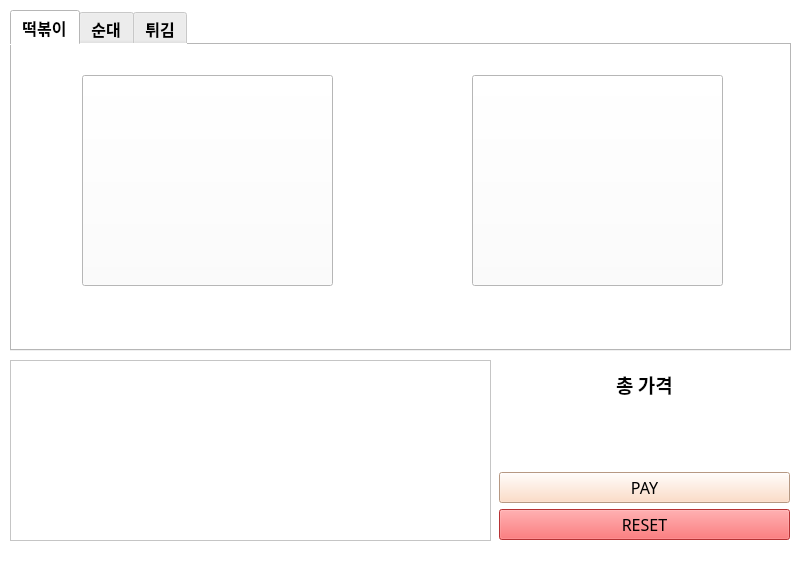
<?xml version="1.0" encoding="UTF-8"?>
<ui version="4.0">
 <class>MainWindow</class>
 <widget class="QMainWindow" name="MainWindow">
  <property name="geometry">
   <rect>
    <x>0</x>
    <y>0</y>
    <width>801</width>
    <height>584</height>
   </rect>
  </property>
  <property name="windowTitle">
   <string>Project 1</string>
  </property>
  <property name="autoFillBackground">
   <bool>false</bool>
  </property>
  <property name="styleSheet">
   <string notr="true">background-color: rgb(255, 255, 255);</string>
  </property>
  <widget class="QWidget" name="centralwidget">
   <widget class="QWidget" name="verticalLayoutWidget">
    <property name="geometry">
     <rect>
      <x>10</x>
      <y>10</y>
      <width>781</width>
      <height>341</height>
     </rect>
    </property>
    <layout class="QVBoxLayout" name="verticalLayout">
     <item>
      <widget class="QTabWidget" name="tabWidget">
       <property name="font">
        <font>
         <family>나눔고딕</family>
         <pointsize>12</pointsize>
         <weight>75</weight>
         <bold>true</bold>
        </font>
       </property>
       <property name="styleSheet">
        <string notr="true"/>
       </property>
       <property name="currentIndex">
        <number>0</number>
       </property>
       <widget class="QWidget" name="tab">
        <attribute name="title">
         <string>떡볶이</string>
        </attribute>
        <widget class="QPushButton" name="btn_milddeok">
         <property name="geometry">
          <rect>
           <x>70</x>
           <y>30</y>
           <width>251</width>
           <height>211</height>
          </rect>
         </property>
         <property name="styleSheet">
          <string notr="true">border-image: url(:/food/밀떡-1.jpg);</string>
         </property>
         <property name="text">
          <string/>
         </property>
        </widget>
        <widget class="QPushButton" name="btn_ssalddeok">
         <property name="geometry">
          <rect>
           <x>460</x>
           <y>30</y>
           <width>251</width>
           <height>211</height>
          </rect>
         </property>
         <property name="styleSheet">
          <string notr="true">border-image: url(:/food/쌀떡-1.jpg);</string>
         </property>
         <property name="text">
          <string/>
         </property>
        </widget>
       </widget>
       <widget class="QWidget" name="tab_2">
        <attribute name="title">
         <string>순대</string>
        </attribute>
        <widget class="QPushButton" name="btn_chapsundae">
         <property name="geometry">
          <rect>
           <x>50</x>
           <y>60</y>
           <width>301</width>
           <height>191</height>
          </rect>
         </property>
         <property name="autoFillBackground">
          <bool>false</bool>
         </property>
         <property name="styleSheet">
          <string notr="true">border-image: url(:/food/찹쌀순대 -1.jpg);</string>
         </property>
         <property name="text">
          <string/>
         </property>
        </widget>
        <widget class="QPushButton" name="btn_squidsundae">
         <property name="geometry">
          <rect>
           <x>410</x>
           <y>60</y>
           <width>301</width>
           <height>191</height>
          </rect>
         </property>
         <property name="autoFillBackground">
          <bool>false</bool>
         </property>
         <property name="styleSheet">
          <string notr="true">border-image: url(:/food/오징어 순대-1.jfif);</string>
         </property>
         <property name="text">
          <string/>
         </property>
        </widget>
       </widget>
       <widget class="QWidget" name="tab_3">
        <attribute name="title">
         <string>튀김</string>
        </attribute>
        <widget class="QPushButton" name="btn_gimmari">
         <property name="geometry">
          <rect>
           <x>20</x>
           <y>60</y>
           <width>221</width>
           <height>191</height>
          </rect>
         </property>
         <property name="autoFillBackground">
          <bool>false</bool>
         </property>
         <property name="styleSheet">
          <string notr="true">border-image: url(:/food/김말이 튀김-1.jfif);</string>
         </property>
         <property name="text">
          <string/>
         </property>
        </widget>
        <widget class="QPushButton" name="btn_squidtuigim">
         <property name="geometry">
          <rect>
           <x>280</x>
           <y>60</y>
           <width>221</width>
           <height>191</height>
          </rect>
         </property>
         <property name="autoFillBackground">
          <bool>false</bool>
         </property>
         <property name="styleSheet">
          <string notr="true">border-image: url(:/food/오징어 튀김-1.jfif);</string>
         </property>
         <property name="text">
          <string/>
         </property>
        </widget>
        <widget class="QPushButton" name="btn_shrimptuigim">
         <property name="geometry">
          <rect>
           <x>540</x>
           <y>60</y>
           <width>221</width>
           <height>191</height>
          </rect>
         </property>
         <property name="autoFillBackground">
          <bool>false</bool>
         </property>
         <property name="styleSheet">
          <string notr="true">border-image: url(:/food/새우 튀김-1.jfif);</string>
         </property>
         <property name="text">
          <string/>
         </property>
        </widget>
       </widget>
      </widget>
     </item>
    </layout>
   </widget>
   <widget class="QWidget" name="verticalLayoutWidget_2">
    <property name="geometry">
     <rect>
      <x>10</x>
      <y>360</y>
      <width>481</width>
      <height>181</height>
     </rect>
    </property>
    <layout class="QVBoxLayout" name="verticalLayout_2">
     <item>
      <widget class="QListView" name="foodList"/>
     </item>
    </layout>
   </widget>
   <widget class="QWidget" name="verticalLayoutWidget_3">
    <property name="geometry">
     <rect>
      <x>499</x>
      <y>359</y>
      <width>291</width>
      <height>181</height>
     </rect>
    </property>
    <layout class="QVBoxLayout" name="verticalLayout_3">
     <item>
      <widget class="QLabel" name="label">
       <property name="font">
        <font>
         <family>나눔고딕</family>
         <pointsize>14</pointsize>
         <weight>75</weight>
         <bold>true</bold>
        </font>
       </property>
       <property name="text">
        <string>총 가격</string>
       </property>
       <property name="alignment">
        <set>Qt::AlignCenter</set>
       </property>
      </widget>
     </item>
     <item>
      <widget class="QLabel" name="totalPrice">
       <property name="font">
        <font>
         <family>나눔고딕</family>
         <pointsize>26</pointsize>
        </font>
       </property>
       <property name="text">
        <string/>
       </property>
       <property name="alignment">
        <set>Qt::AlignCenter</set>
       </property>
      </widget>
     </item>
     <item>
      <widget class="QPushButton" name="btn_pay">
       <property name="font">
        <font>
         <family>나눔고딕</family>
         <pointsize>12</pointsize>
        </font>
       </property>
       <property name="styleSheet">
        <string notr="true">background-color: rgb(255, 213, 184);</string>
       </property>
       <property name="text">
        <string>PAY</string>
       </property>
      </widget>
     </item>
     <item>
      <widget class="QPushButton" name="btn_reset">
       <property name="font">
        <font>
         <family>나눔고딕</family>
         <pointsize>12</pointsize>
        </font>
       </property>
       <property name="styleSheet">
        <string notr="true">background-color: rgb(255, 70, 73);</string>
       </property>
       <property name="text">
        <string>RESET</string>
       </property>
      </widget>
     </item>
    </layout>
   </widget>
  </widget>
  <widget class="QMenuBar" name="menubar">
   <property name="geometry">
    <rect>
     <x>0</x>
     <y>0</y>
     <width>801</width>
     <height>21</height>
    </rect>
   </property>
  </widget>
  <widget class="QStatusBar" name="statusbar"/>
 </widget>
 <resources>
  <include location="Resource_1.qrc"/>
 </resources>
 <connections/>
</ui>
